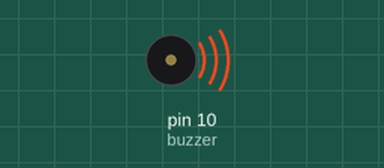
The sketch below on a simulated Arduino Uno, built with avr-gcc and run on an emulated ATmega328P. Parts: buzzer (waves = sounding, pin HIGH).

Above: at 0.05 s.
Timing chart, 0 to 3.0 s (numbered marks = the images above):
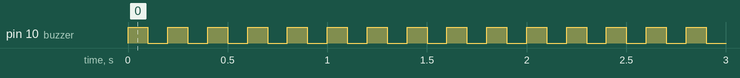

The sketch:

A06-Buzzer.ino
```cpp
int buzzer = 10;
int status = LOW;

void setup() {
  pinMode(buzzer, OUTPUT); //3번핀 출력모드
}

void loop() {
 // digitalWrite(buzzer, HIGH);
 // delay(1000);
 // digitalWrite(buzzer, LOW);
 // delay(1000);

  if(status == LOW) {
    digitalWrite(buzzer, HIGH);
    status = HIGH;
    } else {
    digitalWrite(buzzer, LOW);
    status = LOW;
    }
  delay(100);
}
```

Measured:
- by itself, pin 10 (buzzer): alternates HIGH for 0.10 s and LOW for 0.10 s
